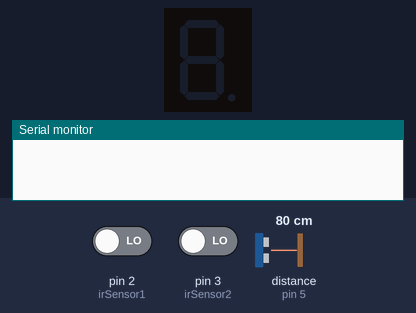
A sketch run on a simulated Arduino Uno, built with avr-gcc and run on an emulated ATmega328P. Parts: 1-digit seven-segment display, the last lines printed to the serial monitor. Wiring (inferred from the names in the program): 1-digit 7-segment display, segments lit when HIGH: segments pin 6, pin 7, pin 8, pin 9, pin 10, pin 11, pin 12. The test bench sets the inputs (shaded band); at power-on: pin 2 (irSensor1) LOW, distance to the obstacle (sensor on pin 5) 80 cm, pin 3 (irSensor2) LOW. The echo pulse lasts 58.3 µs per cm; the segment pins are drawn as the display they are named for.

Above: at 1.2 s.
1.3 s: pin 2 (irSensor1) driven HIGH
At 1.8 s:
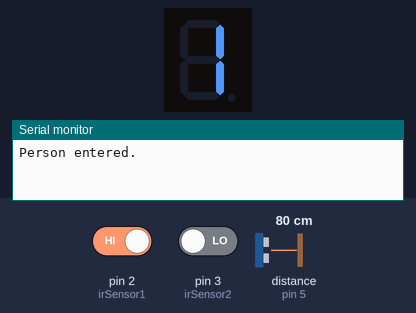
4.3 s: distance to the obstacle (sensor on pin 5) set to 96 cm
7.3 s: distance to the obstacle (sensor on pin 5) set to 104 cm
8.8 s: distance to the obstacle (sensor on pin 5) set to 2 cm
At 11.7 s:
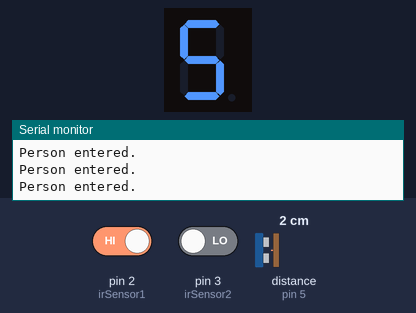
11.8 s: distance to the obstacle (sensor on pin 5) set to 120 cm
Timing chart, 0 to 14.3 s (numbered marks = the images above; inputs shaded):
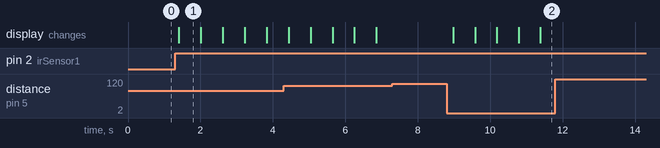

The sketch:

people_counter_direction.ino
```cpp
// Define pins for IR sensors
const int irSensor1 = 2;  // IR sensor at entry side
const int irSensor2 = 3;  // IR sensor at exit side

// Define pins for ultrasonic sensor
const int trigPin = 4;
const int echoPin = 5;

// Define pins for 7-segment display segments
const int segmentPins[] = {6, 7, 8, 9, 10, 11, 12};

int peopleCount = 0;

// Segment encoding for displaying numbers on 7-segment (Common Cathode)
const byte digitSegments[10] = {
  B00111111,  // 0
  B00000110,  // 1
  B01011011,  // 2
  B01001111,  // 3
  B01100110,  // 4
  B01101101,  // 5
  B01111101,  // 6
  B00000111,  // 7
  B01111111,  // 8
  B01101111   // 9
};

void setup() {
  Serial.begin(9600);

  pinMode(irSensor1, INPUT);
  pinMode(irSensor2, INPUT);
  pinMode(trigPin, OUTPUT);
  pinMode(echoPin, INPUT);

  // Set segment pins as output
  for (int i = 0; i < 7; i++) {
    pinMode(segmentPins[i], OUTPUT);
  }
}

void loop() {
  // Check IR sensors
  int ir1State = digitalRead(irSensor1);
  int ir2State = digitalRead(irSensor2);

  if (ir1State == HIGH && ir2State == LOW) { // Entry detected
    if (confirmDirection()) {
      peopleCount++;
      Serial.println("Person entered.");
      displayCount(peopleCount);
    }
    delay(500); // Debounce delay
  }
  else if (ir1State == LOW && ir2State == HIGH) { // Exit detected
    if (confirmDirection()) {
      if (peopleCount > 0) peopleCount--;
      Serial.println("Person exited.");
      displayCount(peopleCount);
    }
    delay(500); // Debounce delay
  }
}

// Function to confirm direction using ultrasonic sensor
bool confirmDirection() {
  long duration;
  int distance;

  // Send trigger pulse
  digitalWrite(trigPin, LOW);
  delayMicroseconds(2);
  digitalWrite(trigPin, HIGH);
  delayMicroseconds(10);
  digitalWrite(trigPin, LOW);

  // Read echo pulse
  duration = pulseIn(echoPin, HIGH);

  // Calculate distance in cm
  distance = duration * 0.034 / 2;

  if (distance < 100) { // Confirm object is within 1 meter
    delay(100); // Wait for object to pass through the doorway
    return true;
  }
  return false;
}

// Function to display count on 7-segment display
void displayCount(int count) {
  int displayDigit = count % 10; // Display only units digit for simplicity

  // Light up the segments based on the digit
  for (int i = 0; i < 7; i++) {
    digitalWrite(segmentPins[i], bitRead(digitSegments[displayDigit], i));
  }
}
```

Measured:
- after the input at 1.3 s, the display: changes after 0.11 s (image 1)
- after the input at 7.3 s, every drawn part: stays the same
- after the input at 8.8 s, the display: first changes after 0.18 s (image 2 shows a later state)
- after the input at 11.8 s, every drawn part: stays the same
- what the display in image 1 shows lasts 0.6 s, from 1.4 s to 2.0 s
